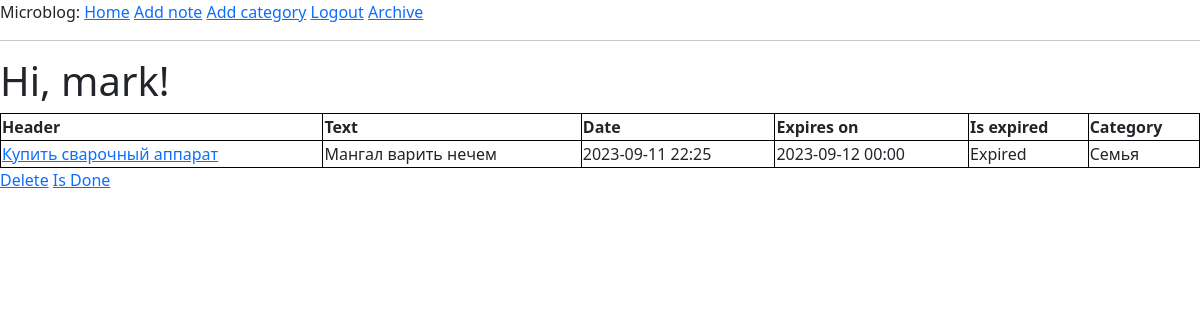
/note/2 (signed in), run on the app's committed database.
### app/models.py (models this page shows, shortened)
class User(UserMixin, db.Model):
    __tablename__ = 'users'
    id = db.Column(db.Integer(), primary_key=True)
    username = db.Column(db.String(64), index=True, unique=True)
    email = db.Column(db.String(120), index=True, unique=True)
    password_hash = db.Column(db.String(128))

class Note(db.Model):
    __tablename__ = 'notes'
    id = db.Column(db.Integer(), primary_key=True)
    user_id = db.Column(db.Integer(), db.ForeignKey('users.id'))
    category_id = db.Column(db.Integer(), db.ForeignKey('categories.id'))
    created_on = db.Column(db.DateTime(), index=True, default=datetime.now)
    expires_on = db.Column(db.Date())
    header = db.Column(db.String(128), index=True)
    text = db.Column(db.String(256))
    is_done = db.Column(db.Boolean(), default=False)
    user = db.relationship('User', backref=db.backref('notes', order_by=id))
    @hybrid_property
    def expired(self):
        if self.expires_on < date.today():
            return True
        return False

class Category(db.Model):
    __tablename__ = 'categories'
    id = db.Column(db.Integer(), primary_key=True)
    name = db.Column(db.String(128), index=True)
    notes = db.relationship('Note', backref='category', lazy='dynamic')

### app/routes.py (the view)
@app.route('/note/<id>', methods=['GET', 'POST'])
def note(id):
    user = User.query.filter_by(id=current_user.get_id()).first()
    note = Note.query.filter_by(id=id).first()
    return render_template('note.html', title='Note', note=note, user=user)

### app/models.py (called while the page is built)
@login.user_loader
def load_user(id):
    return User.query.get(int(id))

### app/templates/note.html
{% from 'note_body.html' import show_note %}
{% extends "base.html" %}
{% block content %}
    <h1>Hi, {{ user.username }}!</h1>
    {% include "table_header.html" with context %}
        {{ show_note(note) }}
    </table>
    <a href="{{ url_for('delete', id=note.id) }}">Delete</a>
    <a href="{{ url_for('is_done', id=note.id)}}">Is Done</a>
{% endblock %}

### app/templates/note_body.html
{% macro show_note(note) -%}
<tr>
    <td><a href="{{ url_for('note', id=note.id)}}">{{ note.header }}</a></td>
    <td>{{ note.text }}</td>
    <td>{{ note.created_on.strftime('%Y-%m-%d %H:%M')}}</td>
    <td>{{ note.expires_on.strftime('%Y-%m-%d %H:%M') }}</td>
    <td>
        {% if note.expired %}
        Expired
        {% else %}
        In process
        {% endif %}
    </td>
    <td>{{ note.category.name }}</td>
</tr>
{%- endmacro %}

### app/templates/table_header.html (style rules this page uses)
table, th, td { border:1px solid black; }

### data on the page
User: username "mark"
Note: header "Купить сварочный аппарат", text "Мангал варить нечем", created_on "2023-09-11 22:25", expires_on "2023-09-12 00:00"
Category: category.name "Семья"
